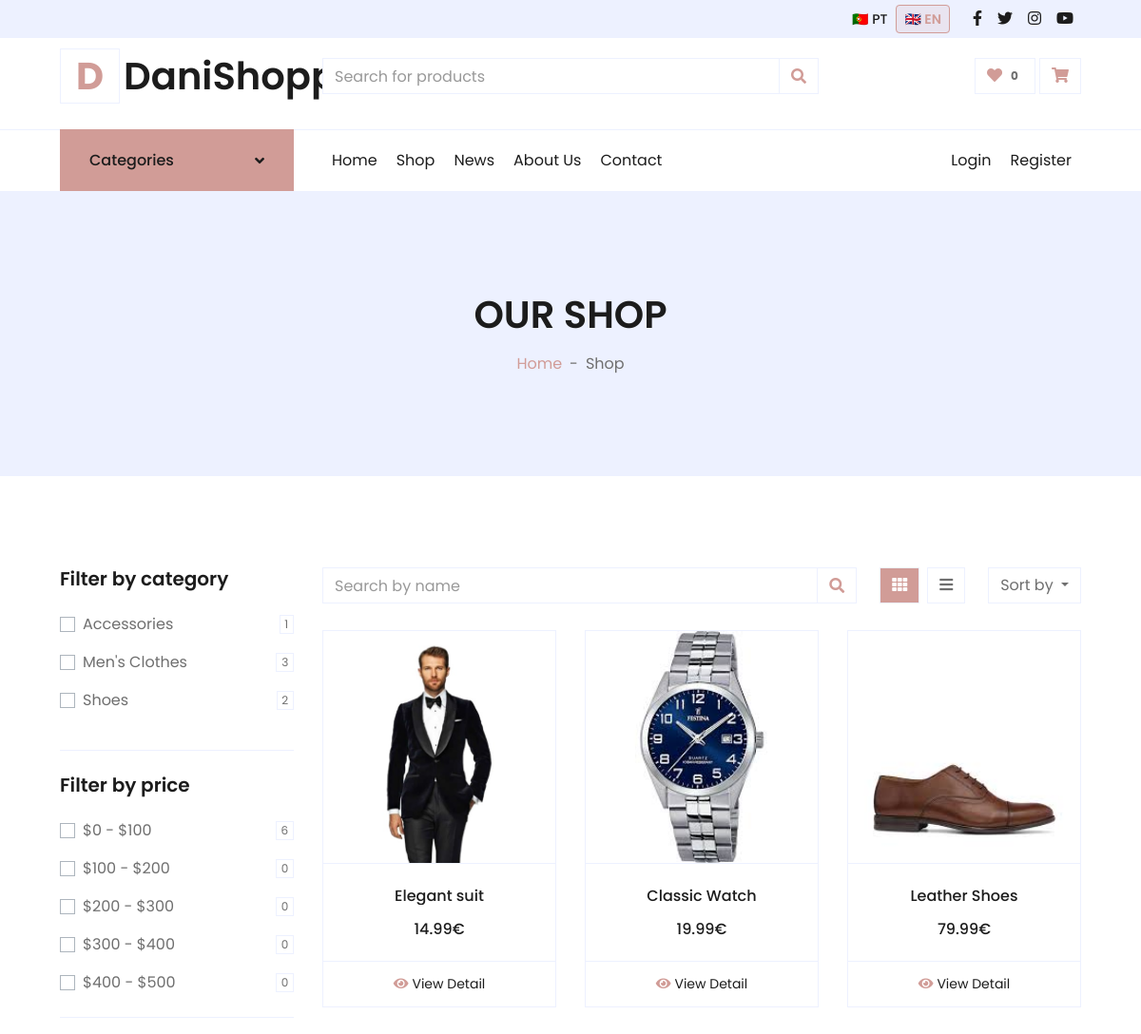
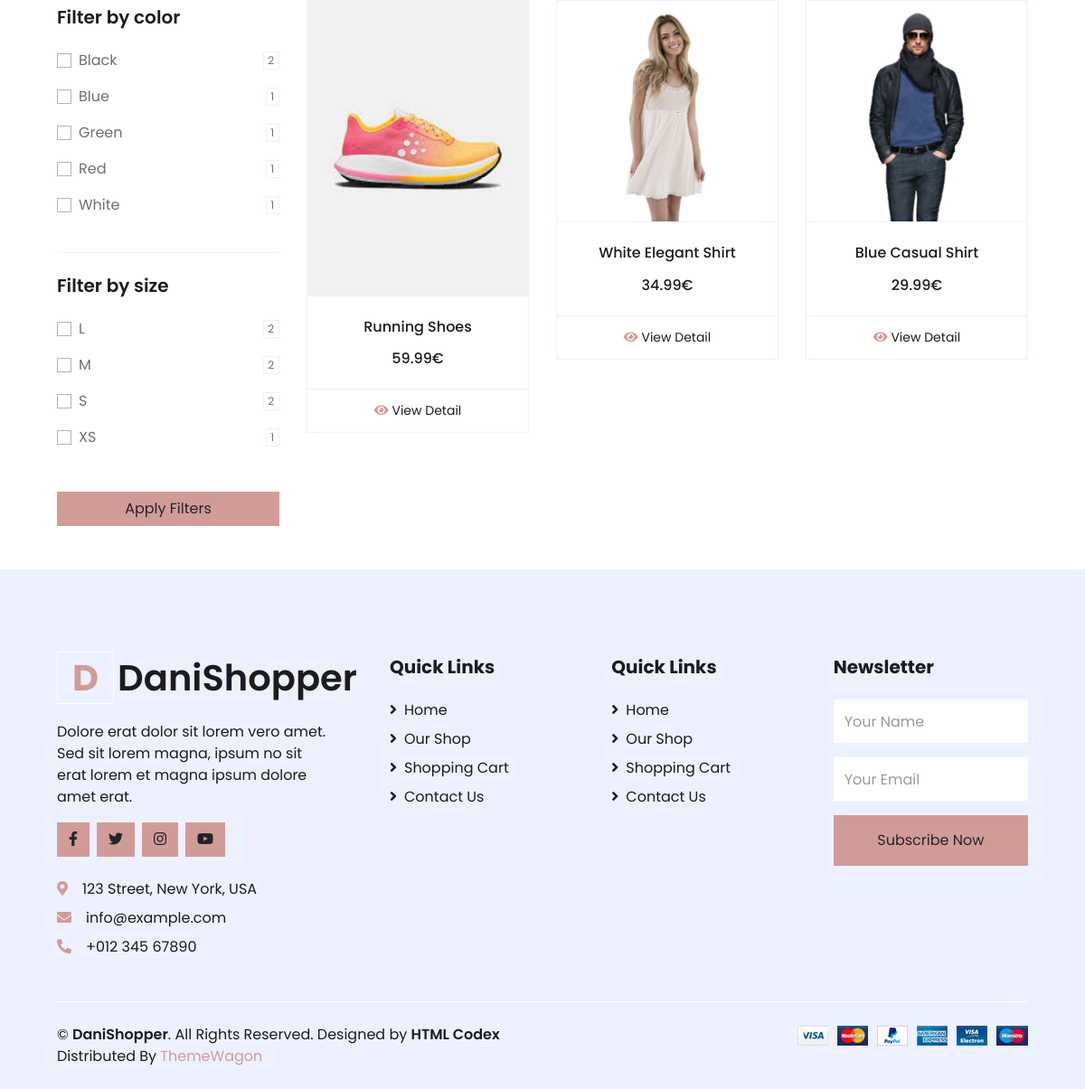
The page /shop.php on the database its author committed (2 pictures, top to bottom).
### tables this page shows
CREATE TABLE
  `social_links` (
    `id` int (11) NOT NULL AUTO_INCREMENT,
    `platform` varchar(50) NOT NULL,
    `url` varchar(255) NOT NULL,
    `icon` varchar(50) NOT NULL,
    `is_active` tinyint (1) DEFAULT 1,
    `sort_order` int (11) DEFAULT 0,
    `created_at` timestamp NOT NULL DEFAULT current_timestamp(),
    PRIMARY KEY (`id`)
  );

CREATE TABLE
  `categories` (
    `id` int (11) NOT NULL AUTO_INCREMENT,
    `image` varchar(255) DEFAULT NULL,
    PRIMARY KEY (`id`)
  );

CREATE TABLE
  `colors` (
    `id` int (11) NOT NULL AUTO_INCREMENT,
    `hex` varchar(7) DEFAULT NULL,
    PRIMARY KEY (`id`)
  );

CREATE TABLE
  `sizes` (
    `id` int (11) NOT NULL AUTO_INCREMENT,
    `name` varchar(50) NOT NULL,
    PRIMARY KEY (`id`)
  );

CREATE TABLE
  `products` (
    `id` int (11) NOT NULL AUTO_INCREMENT,
    `codProd` varchar(50) DEFAULT NULL,
    `category_id` int (11) DEFAULT NULL,
    `price` decimal(10, 2) NOT NULL,
    `image` varchar(255) DEFAULT NULL,
    `is_active` tinyint (1) DEFAULT 1,
    `created_at` timestamp NOT NULL DEFAULT current_timestamp(),
    `updated_at` timestamp NOT NULL DEFAULT current_timestamp() ON UPDATE current_timestamp(),
    PRIMARY KEY (`id`),
    UNIQUE KEY `codProd` (`codProd`),
    KEY `category_id` (`category_id`),
    CONSTRAINT `products_ibfk_1` FOREIGN KEY (`category_id`) REFERENCES `categories` (`id`)
  );

### shop.php (the view, shortened to what the rows shown need)
<!DOCTYPE html>
<html lang="gb">
<?php
include_once 'includes/config.php';
include 'includes/header.php';
$selected_colors     = $_GET['colors'] ?? [];
$selected_sizes      = $_GET['sizes'] ?? [];
$selected_prices     = $_GET['price'] ?? [];
$selected_categories = $_GET['categories'] ?? [];
$selected_sort       = $_GET['sort'] ?? '';
$search              = $_GET['search'] ?? '';
$view                = $_GET['view'] ?? 'grid';
$per_page = 12;
$page = max(1, (int)($_GET['page'] ?? 1));
$offset = ($page - 1) * $per_page;
$filters = [
    'colors'     => $selected_colors,
    'sizes'      => $selected_sizes,
    'categories' => $selected_categories,
    'search'     => $search,
    'price'      => $selected_prices,
    'sort'       => $selected_sort
];
$products = get_products_filtered($filters, $per_page, $offset);
$colors = get_filter_colors();
$sizes = get_filter_sizes();
$categories = get_filter_categories();
?>
<div class="container-fluid bg-secondary mb-5">
    <div class="d-flex flex-column align-items-center justify-content-center" style="min-height: 300px">
        <h1 class="font-weight-semi-bold text-uppercase mb-3"><?= t('shop.header.title') ?></h1>
    </div>
</div>
<div class="container-fluid pt-5">
    <form method="GET">
        <div class="row px-xl-5">
            <div class="col-lg-3 col-md-12">
                <div class="border-bottom mb-4 pb-4">
                    <?php foreach ($categories as $cat): ?>
                        <div class="custom-control custom-checkbox d-flex align-items-center justify-content-between mb-3">
                            <label class="custom-control-label" for="cat-<?= $cat['id'] ?>">
                                <?= $cat['name'] ?>
                            </label>
                            <span class="badge border font-weight-normal"><?= $cat['total'] ?></span>
                        </div>
                    <?php endforeach; ?>
                </div>
                <div class="border-bottom mb-4 pb-4">
                    <?php foreach ($colors as $color): ?>
                        <div class="custom-control custom-checkbox d-flex align-items-center justify-content-between mb-3">
                            <label class="custom-control-label" for="color-<?= $color['id'] ?>">
                                <?= $color['name'] ?>
                            </label>
                            <span class="badge border font-weight-normal"><?= $color['total'] ?></span>
                        </div>
                    <?php endforeach; ?>
                </div>
                <div class="mb-5">
                    <?php foreach ($sizes as $size): ?>
                        <div class="custom-control custom-checkbox d-flex align-items-center justify-content-between mb-3">
                            <label class="custom-control-label" for="size-<?= $size['id'] ?>">
                                <?= $size['name'] ?>
                            </label>
                            <span class="badge border font-weight-normal"><?= $size['total'] ?></span>
                        </div>
                    <?php endforeach; ?>
                </div>
            </div>
            <div class="col-lg-9 col-md-12">
                <div class="row pb-3 <?= $view === 'list' ? 'view-list' : 'view-grid' ?>">
                    <?php foreach ($products as $product): ?>
                        <div class="<?= $view === 'list' ? 'col-12 mb-3' : 'col-lg-4 col-md-6 col-sm-12 pb-1' ?>">
                            <?php if ($view === 'list'): ?>
                                <div class="product-list-item d-flex align-items-center p-3">
                                    <div class="product-list-img flex-shrink-0 mr-4">
                                        <a href="<?= $SETTINGS['url_site'] ?>/detail.php?slug=<?= $product['slug'] ?>">
                                            <img src="<?= $product['image'] ?>" alt="<?= $product['title'] ?>" class="img-fluid">
                                        </a>
                                    </div>
                                    <div class="product-list-info flex-grow-1">
                                        <h5 class="mb-2">
                                            <a href="<?= $SETTINGS['url_site'] ?>/detail.php?slug=<?= $product['slug'] ?>" class="text-dark font-weight-semi-bold">
                                                <?= $product['title'] ?>
                                            </a>
                                        </h5>
                                        <h4 class="text-primary font-weight-bold mb-0"><?= $product['price'] ?>€</h4>
                                    </div>
                                    <div class="product-list-action ml-4">
                                        <a href="<?= $SETTINGS['url_site'] ?>/detail.php?slug=<?= $product['slug'] ?>" class="btn btn-primary btn-sm px-4">
                                            <i class="fas fa-eye mr-1"></i> View Detail
                                        </a>
                                    </div>
                                </div>
                            <?php else: ?>
                                <div class="card product-item border-0 mb-4">
                                    <div class="card-header product-img position-relative overflow-hidden bg-transparent border p-0">
                                        <img class="img-fluid w-100" src="<?= $product['image'] ?>" alt="">
                                    </div>
                                    <div class="card-body border-left border-right text-center p-0 pt-4 pb-3">
                                        <h6 class="text-truncate mb-3"><?= $product['title'] ?></h6>
                                        <div class="d-flex justify-content-center">
                                            <h6><?= $product['price'] ?>€</h6>
                                        </div>
                                    </div>
                                    <div class="card-footer d-flex justify-content-center bg-light border">
                                        <a href="<?= $SETTINGS['url_site'] ?>/detail.php?slug=<?= $product['slug'] ?>"
                                            class="btn btn-sm text-dark p-0">
                                            <i class="fas fa-eye text-primary mr-1"></i>View Detail
                                        </a>
                                    </div>
                                </div>
                            <?php endif; ?>
                        </div>
                    <?php endforeach; ?>
                </div>
            </div>
        </div>
    </form>
</div>
<?php include 'includes/footer.php'; ?>
</body>
</html>

### includes/header.php (shortened to what the rows shown need)
<?php
include_once 'config.php';
?>
<head>
    <link href="https://cdnjs.cloudflare.com/ajax/libs/font-awesome/5.10.0/css/all.min.css" rel="stylesheet">
    <link href="<?= $SETTINGS['url_site'] ?>/lib/owlcarousel/assets/owl.carousel.min.css" rel="stylesheet">
    <link href="<?= $SETTINGS['url_site'] ?>/css/style.css" rel="stylesheet">
</head>
<body>
    <div class="container-fluid">
        <div class="row bg-secondary py-2 px-xl-5">
            <div class="col-lg-6 text-center text-lg-right">
                <div class="d-inline-flex align-items-center">
                                🇵🇹 <?php echo t('header.lang.pt'); ?>
                    <?php
                    $socials = get_social_links();
                    foreach ($socials as $s):
                    ?>
                        <a class="text-dark px-2" href="<?= htmlspecialchars($s['url']) ?>" target="_blank"
                            rel="noopener noreferrer">
                            <i class="<?= htmlspecialchars($s['icon']) ?>"></i>
                        </a>
                    <?php endforeach; ?>
                </div>
            </div>
        </div>
        <div class="row align-items-center py-3 px-xl-5">
            <div class="col-lg-3 d-none d-lg-block">
                <a href="" class="text-decoration-none">
                    <h1 class="m-0 display-5 font-weight-semi-bold">
                        <span
                            class="text-primary font-weight-bold border px-3 mr-1">D</span><?php echo t('header.brand.name'); ?>
                    </h1>
                </a>
            </div>
        </div>
    </div>

### includes/footer.php (shortened to what the rows shown need)
<?php
include_once 'config.php';
?>
<div class="container-fluid bg-secondary text-dark mt-5 pt-5">
    <div class="row px-xl-5 pt-5">
        <div class="col-lg-4 col-md-12 mb-5 pr-3 pr-xl-5">
            <a href="<?= get_url('index.php') ?>" class="text-decoration-none">
                <h1 class="mb-4 display-5 font-weight-semi-bold"><span
                        class="text-primary font-weight-bold border border-white px-3 mr-1">D</span><?= t('footer.brand.name') ?>
                </h1>
            </a>
            <div class="d-flex mb-4">
                <?php
                $socials = get_social_links();
                foreach ($socials as $s):
                ?>
                    <a class="btn btn-primary btn-square mr-2" href="<?= htmlspecialchars($s['url']) ?>" target="_blank"
                        rel="noopener noreferrer">
                        <i class="<?= htmlspecialchars($s['icon']) ?>"></i>
                    </a>
                <?php endforeach; ?>
            </div>
        </div>
    </div>
</div>

### rows shown on the page
categories: name "Accessories", total "1"
categories: name "Men's Clothes", total "3"
categories: name "Shoes", total "2"
colors: name "Black", total "2"
colors: name "Blue", total "1"
colors: name "Green", total "1"
colors: name "Red", total "1"
colors: name "White", total "1"
sizes: name "L", total "2"
sizes: name "M", total "2"
sizes: name "S", total "2"
sizes: name "XS", total "1"
products: image (picture), title "Elegant suit", price "14.99"
products: image (picture), title "Classic Watch", price "19.99"
products: image (picture), title "Leather Shoes", price "79.99"
products: image (picture), title "Running Shoes", price "59.99"
products: image (picture), title "White Elegant Shirt", price "34.99"
products: image (picture), title "Blue Casual Shirt", price "29.99"

### other values the page prints
t('header.lang.pt') "PT"
t('header.lang.en') "EN"
t('header.brand.name') "DaniShopper"
get_wishlist_count($_SESSION['user_id'] ?? null) "0"
t('header.categories.title') "Categories"
t('header.nav.home') "Home"
t('header.nav.shop') "Shop"
t('menu.news') "News"
t('menu.about') "About Us"
t('header.nav.contact') "Contact"
t('header.nav.login') "Login"
t('header.nav.register') "Register"
t('shop.header.title') "OUR SHOP"
t('shop.header.breadcrumb_home') "Home"
t('shop.header.breadcrumb_shop') "Shop"
